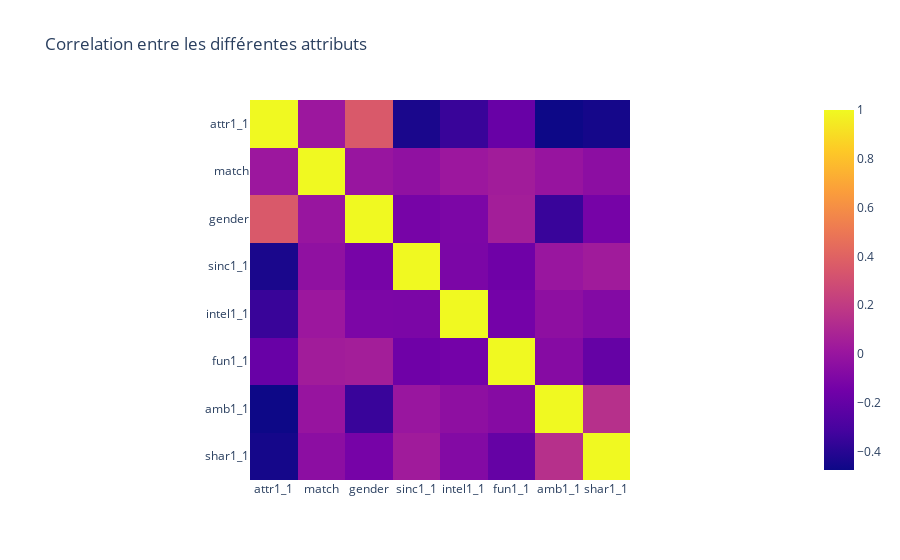

Write notebook code for a chart like this one.
### Code cell
#Representation graphique de la correlation avec plotly express
fig = px.imshow(correlation, title='Correlation entre les différentes attributs')
fig.show()

### Figure 1 — Plotly figure (JSON) as saved in the notebook; plotly's stock layout.template omitted (floating-point values rounded to 4 significant figures)
{"data": [{"coloraxis": "coloraxis", "hovertemplate": "x: %{x}<br>y: %{y}<br>color: %{z}<extra></extra>", "name": "0", "type": "heatmap", "x": ["attr1_1", "match", "gender", "sinc1_1", "intel1_1", "fun1_1", "amb1_1", "shar1_1"], "xaxis": "x", "y": ["attr1_1", "match", "gender", "sinc1_1", "intel1_1", "fun1_1", "amb1_1", "shar1_1"], "yaxis": "y", "z": [[1, 0.01495, 0.3522, -0.4391, -0.3502, -0.1839, -0.4761, -0.4533], [0.01495, 1, -0.00053, -0.03233, 0.01409, 0.04165, -0.004444, -0.04832], [0.3522, -0.00053, 1, -0.1282, -0.108, 0.05067, -0.349, -0.1342], [-0.4391, -0.03233, -0.1282, 1, -0.1129, -0.1611, 0.005322, 0.03706], [-0.3502, 0.01409, -0.108, -0.1129, 1, -0.1419, -0.04004, -0.08115], [-0.1839, 0.04165, 0.05067, -0.1611, -0.1419, 1, -0.07019, -0.1962], [-0.4761, -0.004444, -0.349, 0.005322, -0.04004, -0.07019, 1, 0.146], [-0.4533, -0.04832, -0.1342, 0.03706, -0.08115, -0.1962, 0.146, 1]]}], "layout": {"coloraxis": {"colorscale": [[0, "#0d0887"], [0.1111, "#46039f"], [0.2222, "#7201a8"], [0.3333, "#9c179e"], [0.4444, "#bd3786"], [0.5556, "#d8576b"], [0.6667, "#ed7953"], [0.7778, "#fb9f3a"], [0.8889, "#fdca26"], [1, "#f0f921"]]}, "title": {"text": "Correlation entre les différentes attributs"}, "xaxis": {"anchor": "y", "constrain": "domain", "domain": [0, 1], "scaleanchor": "y"}, "yaxis": {"anchor": "x", "autorange": "reversed", "constrain": "domain", "domain": [0, 1]}}}
